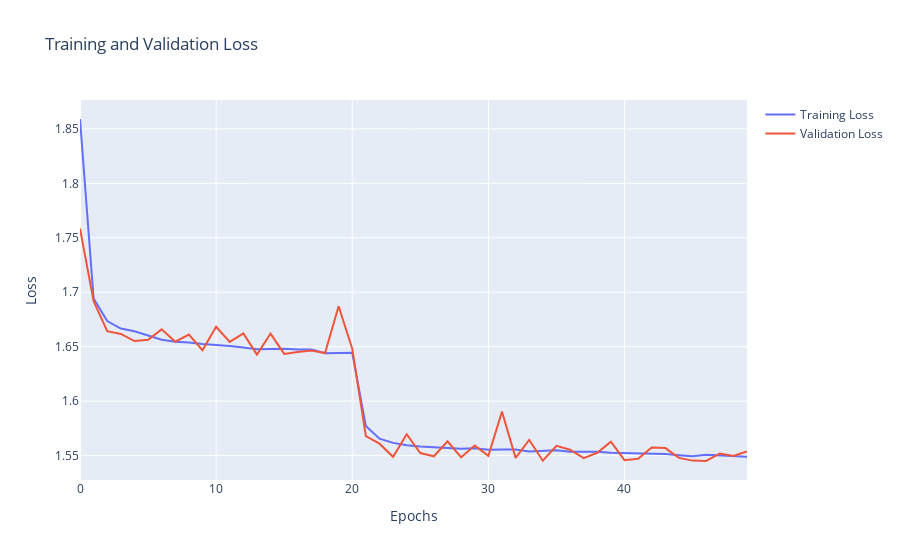

The cell this chart's notebook holds for it:
### Code cell
fig = go.Figure(data=[
    go.Scatter(y=history["loss"], name="Training Loss", mode="lines"),
    go.Scatter(y=history["val_loss"], name="Validation Loss", mode="lines")
])
fig.update_layout(title="Training and Validation Loss", xaxis_title="Epochs", yaxis_title="Loss")
fig.show()

### Figure 1 — Plotly figure (JSON) as saved in the notebook; plotly's stock layout.template omitted (floating-point values rounded to 4 significant figures)
{"data": [{"mode": "lines", "name": "Training Loss", "type": "scatter", "y": [1.859, 1.694, 1.673, 1.667, 1.664, 1.661, 1.656, 1.654, 1.654, 1.652, 1.652, 1.651, 1.649, 1.648, 1.648, 1.648, 1.647, 1.647, 1.644, 1.644, 1.644, 1.577, 1.566, 1.562, 1.56, 1.558, 1.558, 1.557, 1.556, 1.557, 1.555, 1.556, 1.556, 1.554, 1.554, 1.555, 1.553, 1.554, 1.553, 1.553, 1.552, 1.552, 1.551, 1.551, 1.55, 1.549, 1.551, 1.55, 1.55, 1.549]}, {"mode": "lines", "name": "Validation Loss", "type": "scatter", "y": [1.758, 1.692, 1.664, 1.662, 1.655, 1.656, 1.666, 1.655, 1.661, 1.647, 1.668, 1.654, 1.662, 1.643, 1.662, 1.643, 1.645, 1.646, 1.644, 1.687, 1.648, 1.568, 1.561, 1.549, 1.57, 1.552, 1.549, 1.563, 1.548, 1.559, 1.55, 1.59, 1.548, 1.564, 1.545, 1.559, 1.555, 1.548, 1.553, 1.563, 1.546, 1.547, 1.557, 1.557, 1.548, 1.545, 1.545, 1.552, 1.55, 1.554]}], "layout": {"title": {"text": "Training and Validation Loss"}, "xaxis": {"title": {"text": "Epochs"}}, "yaxis": {"title": {"text": "Loss"}}}}
